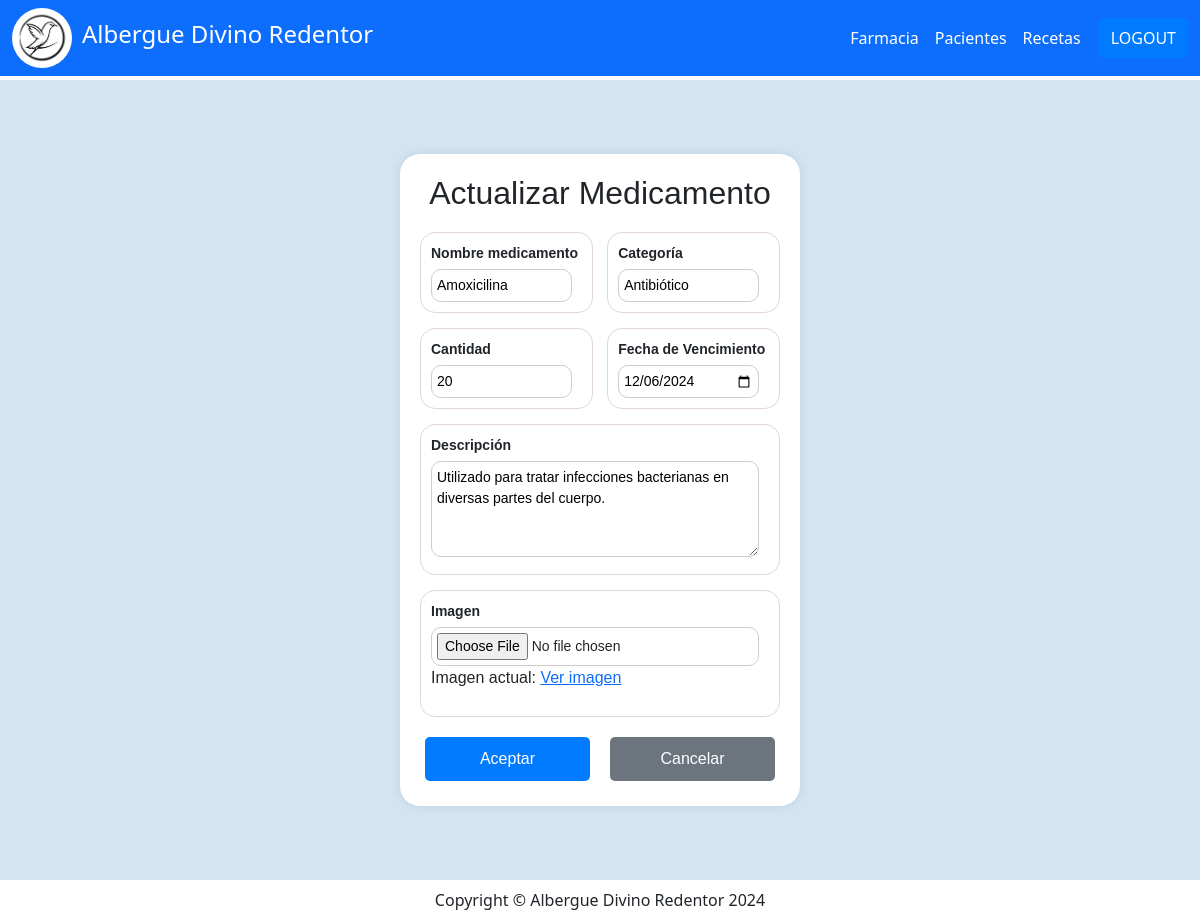
Page /editarMedicamento/2/ (signed in) on the earlier database version.
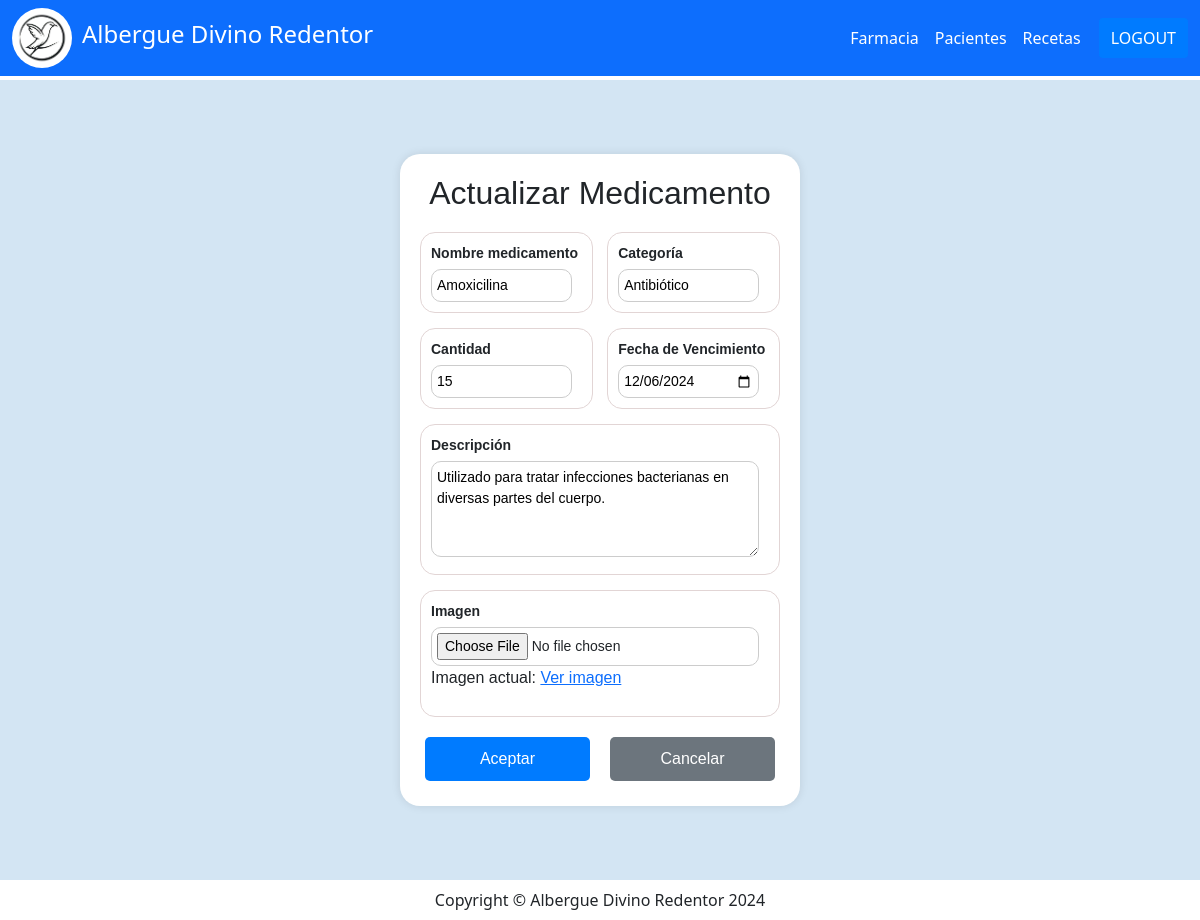
Same page on the later database version.
### farmacia/models.py (models this page shows, shortened)
class Medicamentos(models.Model):
    id = models.AutoField(primary_key = True)
    nombreMed = models.TextField(verbose_name = "Nombre de medicamento", null = True)
    categoria = models.TextField(verbose_name = "Categoría", null = True)
    cantidad = models.IntegerField(verbose_name = "Cantidad", null = True)
    fechaVen = models.DateField(verbose_name = "Fecha de vencimiento", null = True)
    descripcion = models.TextField(verbose_name = "Descripción del medicamento", null = True)
    fotoMed = models.FileField(upload_to = "fotosMedicamentos", blank = True, null = True, verbose_name = "Foto del medicamento")
    created = models.DateTimeField(auto_now_add=True)
    updated = models.DateTimeField(auto_now_add=True)
    class Meta:
        verbose_name = "Medicamento"
        verbose_name_plural = "Medicamentos"
        ordering = ["id"]

### farmacia/views.py (the view)
# urls.py: path('editarMedicamento/<int:id>/', farmacia_views.editarMedicamento, name="ActualizarMed"),
@login_required
def editarMedicamento(request, id):
    medicamento = get_object_or_404(Medicamentos, id=id)
    if request.method == 'POST':
        form = MedicamentoForm(request.POST, request.FILES)
        if form.is_valid():
            nombreMed = request.POST['nombreMed']
            categoria = request.POST['categoria']
            cantidad = request.POST['cantidad']
            fechaVen = request.POST['fechaVen']
            descripcion = request.POST['descripcion']
            if 'fotoMed' in request.FILES:
                medicamento.fotoMed = request.FILES['fotoMed']
            else:
                medicamento.fotoMed = medicamento.fotoMed
            medicamento.nombreMed = nombreMed
            medicamento.categoria = categoria
            medicamento.cantidad = cantidad
            medicamento.fechaVen = fechaVen
            medicamento.descripcion = descripcion
            medicamento.save()
            return redirect('Medicamentos')
        else:
            messages.error(request, "Error al procesar el formulario")
    else:
        form = MedicamentoForm(instance=medicamento)
    return render(request, "farmacia/formFarmacia.html", {"form": form, "medicamento": medicamento})

### farmacia/forms.py
class MedicamentoForm(ModelForm):
    class Meta:
        model = Medicamentos
        fields = ('nombreMed', 'categoria', 'cantidad', 'fechaVen', 'descripcion')
        widgets = {
            'fotoMed': CustomClearableFileInput
        }

### farmacia/templates/farmacia/formFarmacia.html (shortened to what this page needs)
{% extends "home/base.html" %}
{% block contenido %}
<section class="sectionForm">
    <div class="form-container">
        <h2>{{ medicamento.id|yesno:"Actualizar Medicamento,Agregar Medicamento" }}</h2>
        <form method="POST" role="form" enctype="multipart/form-data"
            action="{% if medicamento.id %}{% url 'ActualizarMed' medicamento.id %}{% else %}{% url 'RegistrarMed' %}{% endif %}">
            <div class="container1">
                <div class="form-group">
                    <label>Nombre medicamento</label>
                    <input type="text" name="nombreMed" value="{{ medicamento.nombreMed }}" required placeholder="Nombre">
                </div>
                <div class="form-group">
                    <label>Categoría</label>
                    <input type="text" name="categoria" value="{{ medicamento.categoria }}" required placeholder="Categoría">
                </div>
                <div class="form-group">
                    <label>Cantidad</label>
                    <input type="number" name="cantidad" value="{{ medicamento.cantidad }}" min="1" step="1" required placeholder="Cantidad">
                </div>
                <div class="form-group">
                    <label>Fecha de Vencimiento</label>
                    <input type="date" name="fechaVen" value="{{ medicamento.fechaVen|date:'Y-m-d' }}" required>
                </div>
            </div>
            <div class="form-group">
                <label>Descripción</label>
                <textarea name="descripcion" rows="4" placeholder="Descripción...">{{ medicamento.descripcion }}</textarea>
            </div>
            <div class="form-group">
                <label>Imagen</label>
                <input type="file" name="fotoMed" accept=".jpg, .jpeg, .png" {% if not medicamento.fotoMed %} required{% endif %}>
                {% if medicamento.fotoMed %}
                    <p>Imagen actual: <a href="{{ medicamento.fotoMed.url }}">Ver imagen</a></p>
                {% endif %}
            </div>
            <div class="form-button">
                <input type="submit" class="btn btn-primary" value="Aceptar">
                <a href="{% url 'Medicamentos' %}" class="btn btn-secondary">Cancelar</a>
            </div>
        </form>
    </div>
</section>
{% endblock contenido %}

Differences in the rows shown:
changed Medicamentos "Actualizar Medicamento": cantidad "20" → "15"
